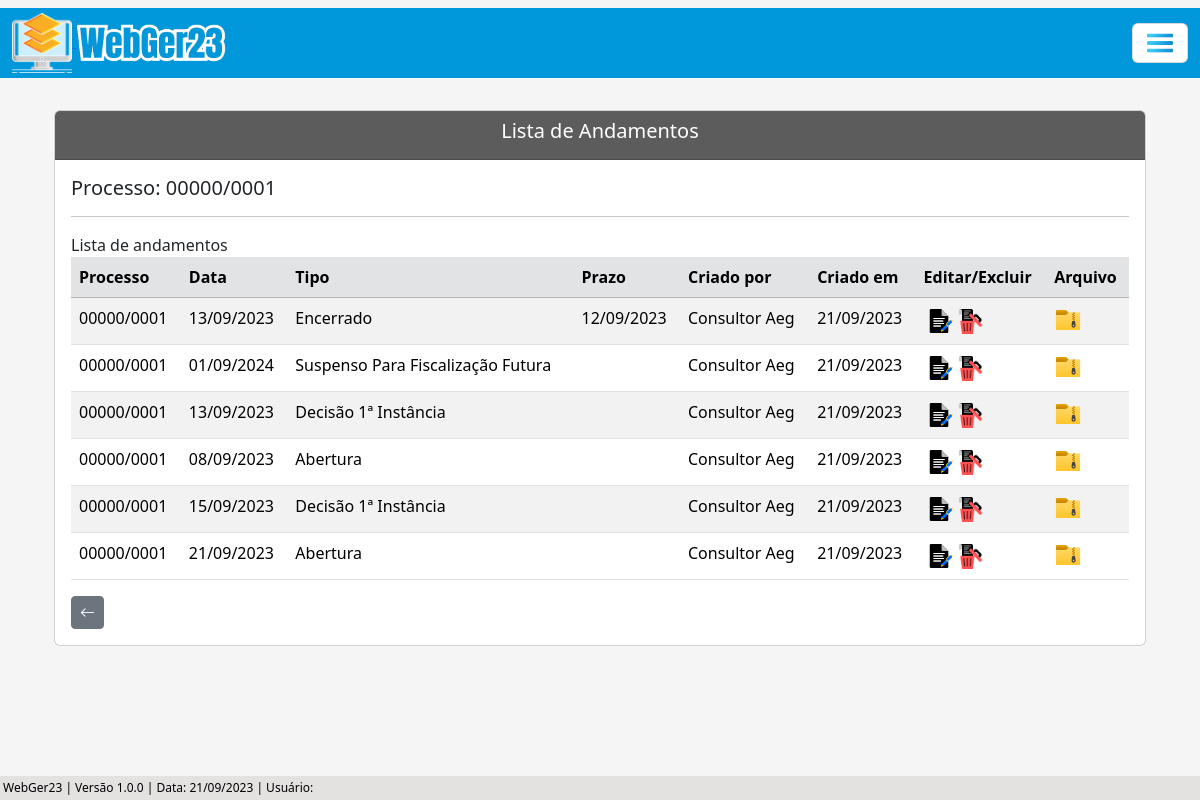
Page /listar/andamento-adm/4 on the committed database.
### processo/models.py (models this page shows, shortened)
class Base(models.Model): # Classe base, será herdada pelas outras classes
    data_criacao = models.DateField('data_criação', auto_now_add=True)
    data_alteracao = models.DateField('Alterado', auto_now=True)
    ativo = models.BooleanField('Ativo?', default=True)
    class Meta:
        abstract = True

class ProcessoAdm(Base):
    tipo_pessoas = (
        ('Física', 'Física'), ('Jurídica', 'Jurídica'),
    )
    criador_processo_adm = models.ForeignKey(get_user_model(), verbose_name='Usuário Criador', on_delete=models.CASCADE) # Usuário que criou o processo, utilizando chave primária com o get_user_model do django, para utilizar o usuário logado automaticamente
    numero = models.CharField(unique=True, verbose_name='N°', max_length=10) # Número do processo
    municipio = models.CharField(max_length=50, verbose_name='Município') # Município
    uf = models.CharField(max_length=2) # UF
    data_inicial = models.DateField(blank=True, null=True) # Data Inicial do Período do processo
    data_final = models.DateField(blank=True, null=True) # Data final do Período do processo
    data_div_ativa = models.DateField(blank=True, null=True) # Data dívida ativa
    valor_atributo = models.CharField(max_length=14, blank=True, null=True)  # Valor do atributo
    valor_multa = models.CharField(max_length=14, blank=True, null=True) # Valor da multa
    valor_credito = models.CharField(max_length=14, blank=True, null=True) # Valor do crédito
    valor_atualizado = models.CharField(max_length=14, blank=True, null=True) # Valor do atualizado
    data_valor_atualizado = models.DateField(blank=True, null=True) # Data valor atualizado
    nome_contribuinte = models.CharField(max_length=50)  # Nome / Razão Social
    tipo_pessoa = models.CharField(max_length=50, choices=tipo_pessoas) # Física / Jurídica
    documento = models.CharField(max_length=20, verbose_name='CPF/CNPJ', unique=True) # CPF / CNPJ
    nome_fantasia = models.CharField(max_length=50, blank=True, null=True) # Nome Fantasia
    email = models.EmailField(max_length=50, blank=True, null=True) # E-mail
    endereco = models.CharField(max_length=150) # Rua
    complemento = models.CharField(max_length=50, blank=True, null=True) # Complemento
    municipio_contribuinte = models.CharField(max_length=50, blank=True, null=True) # Município Contribuinte
    uf_contribuinte = models.CharField(max_length=2, verbose_name='UF', blank=True, null=True) # UF Contribuinte
    cep = models.CharField(max_length=10, blank=True, null=True) # CEP
    telefone = models.CharField(max_length=20, blank=True, null=True) # Telefone
    celular = models.CharField(max_length=20, blank=True, null=True) # Celular
    def __str__(self):
        return f'{self.numero}'

class AndamentoAdm(Base):
    andamentos = (
    ('Abertura', 'Abertura'), ('Parecer Fiscal', 'Parecer Fiscal'), ('Decisão 1ª Instância', 'Decisão 1ª Instância'), ('Suspenso Para Fiscalização Futura', 'Suspenso Para Fiscalização Futura'), ('Auto de Infração e Termo de Intimação - AITI.', 'Auto de Infração e Termo de Intimação - AITI.'), ('Termo de Intimação Fiscal - TIF.-tif.', 'Termo de Intimação Fiscal - TIF.'), ('Decisão de 2ª Instância', 'Decisão de 2ª Instância'), ('Cobrança de Documentação', 'Cobrança de Documentação'), ('Recurso Voluntário', 'Recurso Voluntário'), ('Fim do Contrato com a Assessoria', 'Fim do Contrato com a Assessoria'), ('Manifestação', 'Manifestação'), ('Recebimento do AR', 'Recebimento do AR'), ('Despacho', 'Despacho'), ('Aguardando Pagamento', 'Aguardando Pagamento'), ('Apresentação de Documentação para Análise', 'Apresentação de Documentação para Análise'), ('Aguardando AR', 'Aguardando AR'), ('Ofício', 'Ofício'), ('Revelia', 'Revelia'), ('Execução', 'Execução'), ('Confissão de Dívida (Parcelamento)', 'Confissão de Dívida (Parcelamento)'), ('Reenvio de Documento', 'Reenvio de Documento'), ('Parecer Juridico', 'Parecer Juridico'), ('Certidão', 'Certidão'), ('Encaminhado', 'Encaminhado'), ('Encerrado', 'Encerrado'),
    )
    situacao = (
        ('Sem Pagamento', 'Sem Pagamento'), ('Com Pagamento', 'Com Pagamento'),
    )
    criador_andamento_adm = models.ForeignKey(get_user_model(), verbose_name='Usuário Criador', on_delete=models.CASCADE)
    processo = models.ForeignKey(ProcessoAdm, on_delete=models.CASCADE) # Relacionamento 'One to Many' (um para muitos)
    data_andamento = models.DateField(verbose_name='Data do Andamento')
    andamento = models.CharField(max_length=100, choices=andamentos, verbose_name='Andamento') # Utiliza choices(escolhas) para selecionar o andamento
    situacao_pagamento = models.CharField(max_length=100, choices=situacao, blank=True, null=True)
    valor_pago = models.CharField(max_length=14, blank=True, null=True)
    data_prazo = models.DateField(blank=True, null=True)
    funcionario = models.CharField(max_length=50, blank=True, null=True)
    data_recebimento = models.DateField(blank=True, null=True)
    complemento = models.CharField(max_length=150, blank=True, null=True)
    arquivo_1 = models.FileField(upload_to='Arquivo/', verbose_name='Arquivo', blank=True)
    arquivo_2 = models.FileField(upload_to='Arquivo/', verbose_name='Arquivo', blank=True)
    arquivo_3 = models.FileField(upload_to='Arquivo/', verbose_name='Arquivo', blank=True)

### processo/views.py (the view)
# urls.py: path('listar/andamento-adm/<int:pk>', AndamentoAdmList.as_view(), name='andamento-adm-list'),
class AndamentoAdmList(ListView):
    model = ProcessoAdm
    template_name = 'processos/lists/andamento_adm_list.html'
    def get_queryset(self):
        pk_processo = self.kwargs.get('pk') # Pega a pk(primary key) da URL, pk do processo
        processo = ProcessoAdm.objects.get(pk=pk_processo)  # Pega o processo que possui a pk recebida (pk é a primary key do processo)
        andamentos = processo.andamentoadm_set.all()  # Pega todos os atributos do andamento
        return andamentos
    def get_context_data(self, **kwargs):
        processo_pk = self.kwargs.get('pk') # Pega a PK do processo através da URL
        context = super().get_context_data(**kwargs)
        context['dados_processo'] = ProcessoAdm.objects.filter(pk=processo_pk) # Filtra os dados do processo através da pk
        return context

### processo/templates/processos/lists/andamento_adm_list.html (shortened to what this page needs)
{% extends 'index.html' %}
{% load static %}
{% block conteudo %}
    <div class="container p-4">
        <div class="card">
            <div class="card-header text-white" style="background-color: #5c5c5c;">
                    <h5 style="text-align: center;">Lista de Andamentos</h5>
            </div>
            <div class="card-body">
                {% for atributo in dados_processo %}
                    <h5>Processo: {{ atributo.numero }}</h5>
                {% endfor %}
                <hr>
                Lista de andamentos
                <div class="table-responsive">
                    <table class="table table-striped" id="tabela-listar-andamento">
                        <thead>
                            <tr class="table-secondary">
                                <th>Processo</th>
                                <th>Data</th>
                                <th>Tipo</th>
                                <th>Prazo</th>
                                <th>Criado por</th>
                                <th>Criado em</th>
                                <th>Editar/Excluir</th>
                                <th>Arquivo</th>
                            </tr>
                        </thead>
                        <tbody>
                            {% for andamento in object_list %}
                            <tr>
                                <td>{{ andamento.processo }}</td>
                                <td>{{ andamento.data_andamento|date:"d/m/Y" }}</td>
                                <td>{{ andamento.andamento }}</td>
                                {% if andamento.data_prazo == Null %}
                                <td></td>
                                {% else %}
                                <td>{{ andamento.data_prazo|date:"d/m/Y" }}</td>
                                {% endif%}
                                <td>{{ andamento.criador_andamento_adm.get_full_name }}</td>
                                <td>{{ andamento.data_criacao|date:"d/m/Y" }}</td>
                                <td>
                                    <a href="{% url 'andamento-adm-update' andamento.pk %}"><img src="{% static 'img/editar.png' %}" width="30"></a>
                                    <a href="{% url 'andamento-adm-delete' andamento.pk %}"><img src="{% static 'img/excluir.png' %}" width="25"></a>
                                </td>
                                <td>
                                    <a href="{% url 'arquivo-andamento-adm-list' andamento.pk %}"><img src="{% static 'img/arquivo.png' %}" width="28"></a>
                                </td>
                            </tr>
                            {% endfor %}
                        </tbody>
                    </table>
                    <a href="{% url 'proc-adm-list' %}" class="btn btn-secondary btn-sm"><i class="bi bi-arrow-left" style="font-size: 15px;"></i></a>
                </div>
            </div>
        </div>
    </div>
    <br>
{% endblock %}

### core/static/css/estilos.css (style rules this page uses)
body { background-color: whitesmoke; margin: 0; padding: 0; display: flex; flex-direction: column; min-height: 100vh; position: relative; }

### rows in the picture
ProcessoAdm: numero "00000/0001"
AndamentoAdm: processo "00000/0001", data_andamento "13/09/2023", andamento "Encerrado", data_prazo "12/09/2023", criador_andamento_adm.get_full_name "Consultor Aeg", data_criacao "21/09/2023"
AndamentoAdm: processo "00000/0001", data_andamento "01/09/2024", andamento "Suspenso Para Fiscalização Futura", criador_andamento_adm.get_full_name "Consultor Aeg", data_criacao "21/09/2023"
AndamentoAdm: processo "00000/0001", data_andamento "13/09/2023", andamento "Decisão 1ª Instância", criador_andamento_adm.get_full_name "Consultor Aeg", data_criacao "21/09/2023"
AndamentoAdm: processo "00000/0001", data_andamento "08/09/2023", andamento "Abertura", criador_andamento_adm.get_full_name "Consultor Aeg", data_criacao "21/09/2023"
AndamentoAdm: processo "00000/0001", data_andamento "15/09/2023", andamento "Decisão 1ª Instância", criador_andamento_adm.get_full_name "Consultor Aeg", data_criacao "21/09/2023"
AndamentoAdm: processo "00000/0001", data_andamento "21/09/2023", andamento "Abertura", criador_andamento_adm.get_full_name "Consultor Aeg", data_criacao "21/09/2023"
